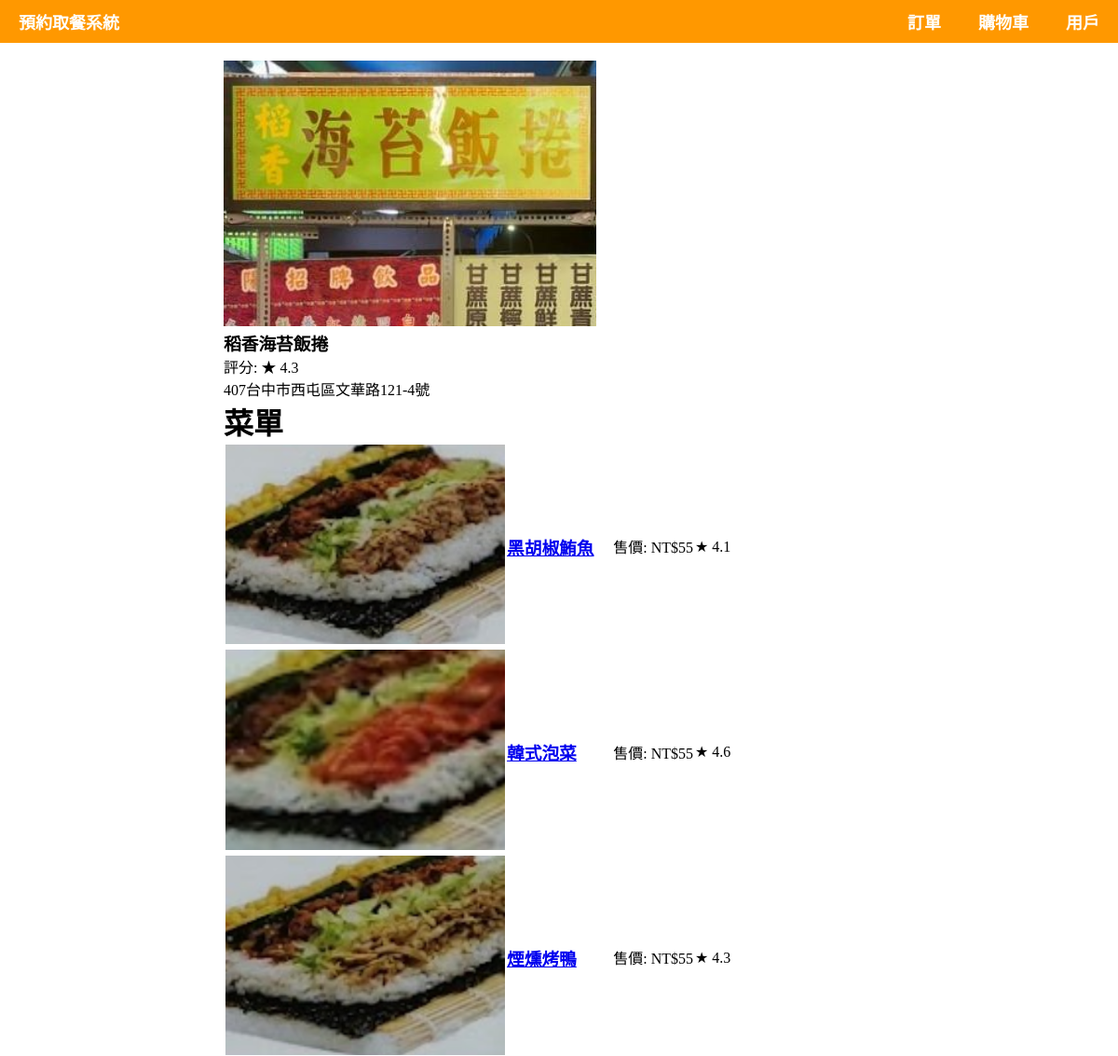
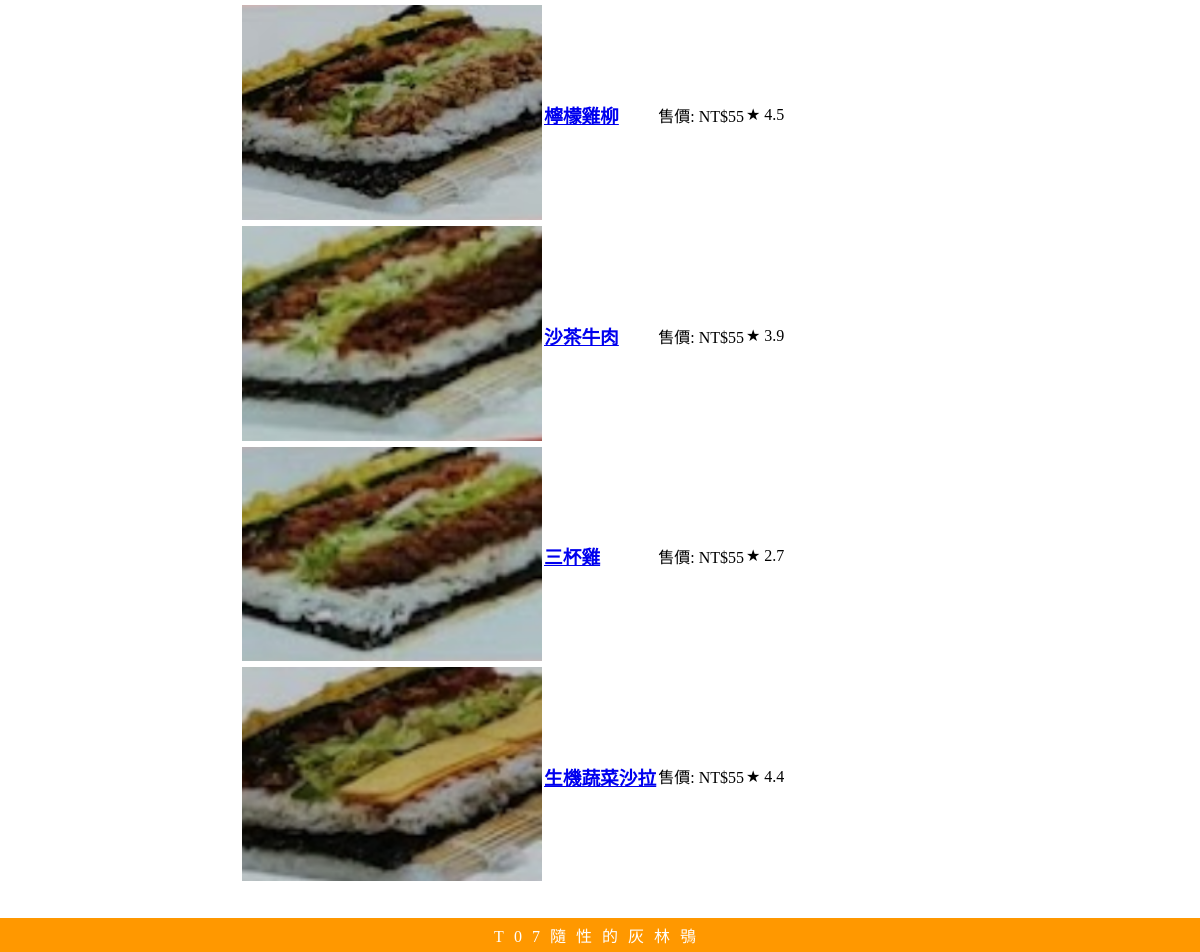
The page /restaurant/3 on the database its author committed (2 pictures, top to bottom).
### Pre_Order_System/models.py (models this page shows, shortened)
class Restaurant(models.Model):
    name = models.CharField(max_length=100, verbose_name='店名')
    address = models.CharField(max_length=255, verbose_name='地址')
    img = models.ImageField(upload_to='restaurant_images/', verbose_name='圖片')
    def get_rating(self):
        star = 0
        sale = 0
        for i in self.menu_items.all():
            star += i.stars
            sale += i.sales
        if sale == 0:
            return 0
        return round(star / sale, 1)

class Food(models.Model):
    restaurant = models.ForeignKey(Restaurant, on_delete=models.CASCADE, related_name='menu_items', verbose_name='店家')
    name = models.CharField(max_length=100, verbose_name='菜名')
    price = models.IntegerField(default=0, verbose_name='售價')
    stars = models.IntegerField(default=0, verbose_name='總星數')
    sales = models.IntegerField(default=0, verbose_name='總銷售量')
    img = models.ImageField(upload_to='food_images/', verbose_name='圖片')
    def get_rating(self):
        if self.sales == 0:
            return 0
        else:
            return round(self.stars / self.sales, 1)

### Pre_Order_System/views.py (the view)
# urls.py: path('restaurant/<int:id>', views.restaurant, name='restaurant'),
def restaurant(request, id):
    myrestaurant = get_object_or_404(Restaurant, id = id)
    meun = myrestaurant.menu_items.all()
    context = {
        'myrestaurant': myrestaurant,
        'menu': meun,
    }
    return render(request, 'restaurant.html', context)

### Pre_Order_System/templates/restaurant.html (shortened to what this page needs)
{% extends "master.html" %}
{% block content %}
<img src="{{ myrestaurant.img.url }}" alt="{{ myrestaurant.name }}" style="width: 400px;">
<h3>{{ myrestaurant.name }}</h3>
<p>評分: &starf; {{ myrestaurant.get_rating|floatformat:1 }}</p>
<p>{{ myrestaurant.address }}</p>
<h1>菜單</h1>
<table>
    {% for x in menu %}
    <tr>
        <td>
            <img src="{{ x.img.url }}" alt="{{ x.name }}" style="width: 300px;">
        </td>
        <td>
            <a href="{% url 'food' x.id %}">
                <h3>{{ x.name }}</h3>
            </a>
        </td>
        <td>
            <p>售價: NT${{ x.price }}</p>
        </td>
        <td>
            <p>&starf; {{ x.get_rating|floatformat:1 }}</p>
        </td>
    </tr>
    {% endfor %}
</table>
{% endblock %}

### static/css/master.css (style rules this page uses)
* { margin: 0; padding: 0; }

### rows shown on the page
Restaurant: img (picture), name "稻香海苔飯捲", get_rating "4.3", address "407台中市西屯區文華路121-4號"
Food: img (picture), name "黑胡椒鮪魚", price "55", get_rating "4.1"
Food: img (picture), name "韓式泡菜", price "55", get_rating "4.6"
Food: img (picture), name "煙燻烤鴨", price "55", get_rating "4.3"
Food: img (picture), name "檸檬雞柳", price "55", get_rating "4.5"
Food: img (picture), name "沙茶牛肉", price "55", get_rating "3.9"
Food: img (picture), name "三杯雞", price "55", get_rating "2.7"
Food: img (picture), name "生機蔬菜沙拉", price "55", get_rating "4.4"
